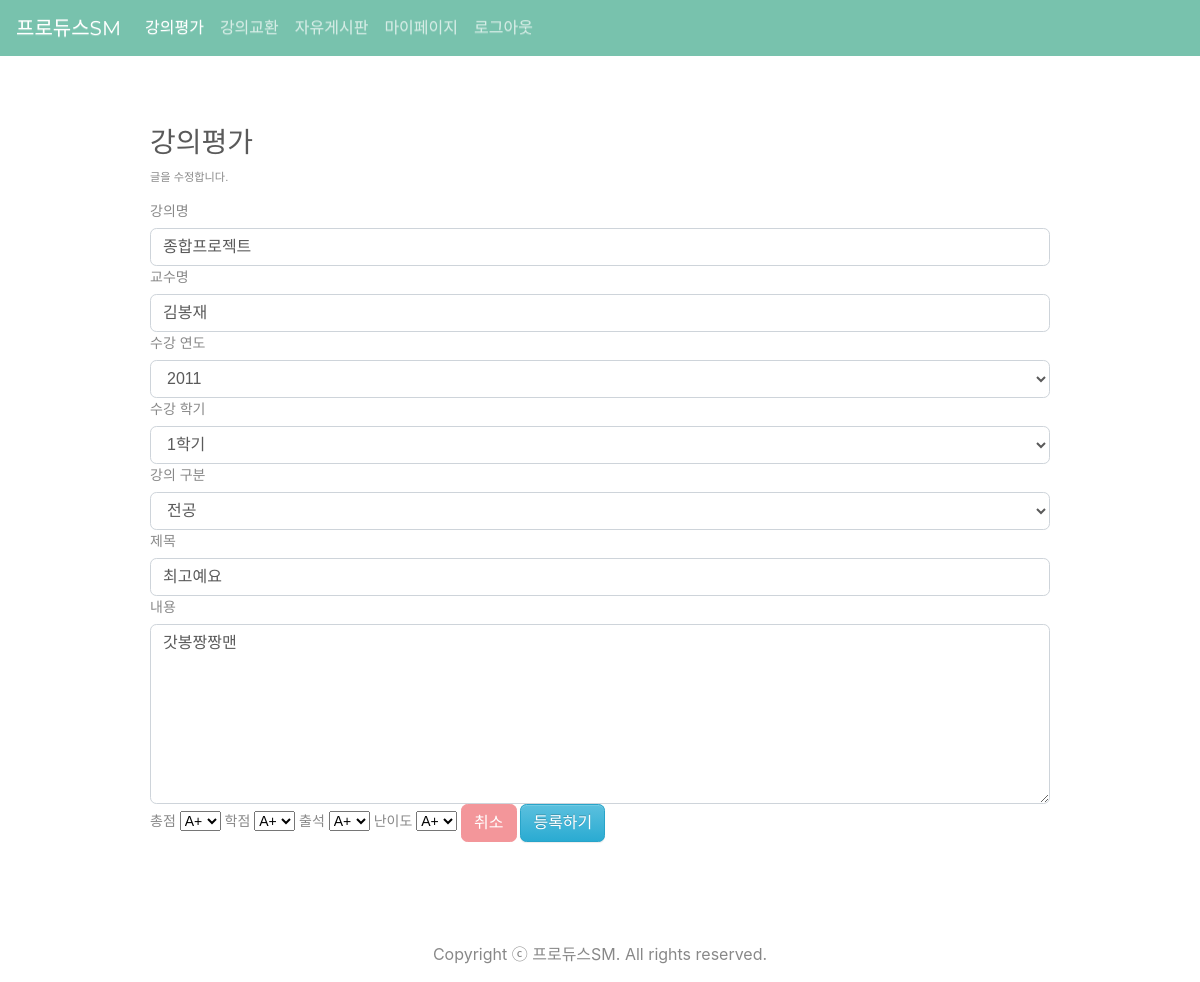
Before: /page/evaluation_board/evaluation_modify.php?idx=1 (signed in) with the older database file.
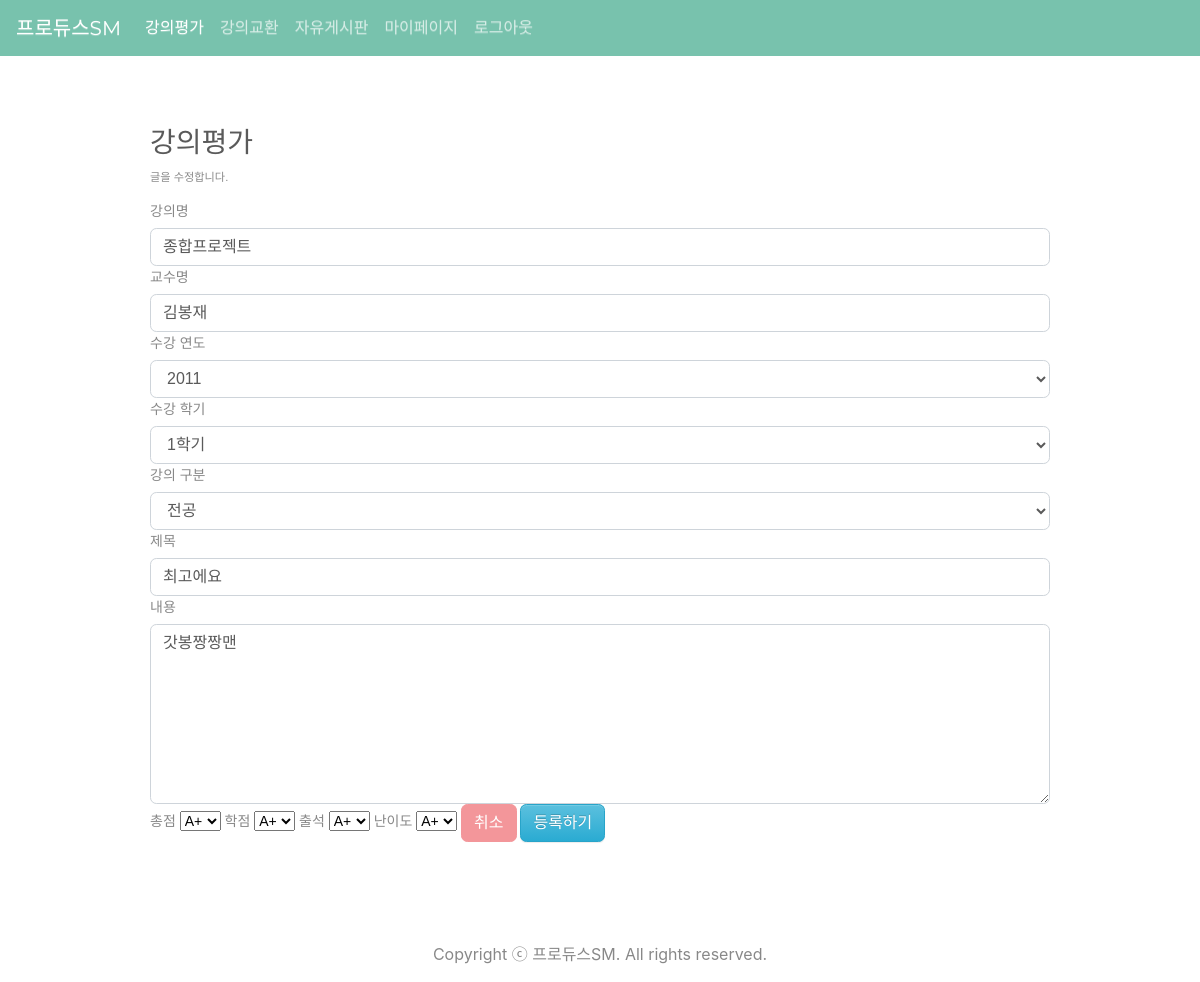
After: the same page with the newer database file.
### tables this page shows
CREATE TABLE `evaluation` (
  `idx` int(11) NOT NULL,
  `name` varchar(50) NOT NULL,
  `lectureName` varchar(50) NOT NULL,
  `professorName` varchar(50) NOT NULL,
  `lectureYear` int(11) NOT NULL,
  `semesterDivide` varchar(20) NOT NULL,
  `lectureDivide` varchar(10) NOT NULL,
  `title` varchar(50) NOT NULL,
  `content` varchar(2048) NOT NULL,
  `totalScore` varchar(10) NOT NULL,
  `creditScore` varchar(10) NOT NULL,
  `comfortableScore` varchar(10) NOT NULL,
  `lectureScore` varchar(10) NOT NULL
);

### db.php (called while the page is built, shortened)
<?php
 $db = new mysqli("localhost","root","123456","producesm");
 $db->set_charset("utf8");
 function mq($sql){
   global $db;
   return $db->query($sql);
 }
 ?>

### page/evaluation_board/evaluation_modify.php (the view, shortened to what this page needs)
<?php
	include "../../db.php";
    if(isset($_SESSION['userid'])){
      $bno = $_GET['idx'];
    	$sql = mq("select * from evaluation where idx='$bno';");
    	$evaluation = $sql->fetch_array();
?>
<!doctype html>
<html lang="ko">
  <head>
    <link rel="stylesheet" href="../../css/board.css" />
    <link rel="stylesheet" href="../../css/jquery-ui.css" />
    <link rel="stylesheet" href="../../css/bootstrap.min.css">
    <link rel="stylesheet" href="../../css/bootstrap-theme.min.css">
  </head>
    <nav class="navbar navbar-expand-lg navbar-dark bg-primary">
      <a class="navbar-brand" href="../../../index.php">프로듀스SM</a>
      <div class="collapse navbar-collapse" id="navbarColor01">
      	<ul class="navbar-nav mr-auto">
      		<li class="nav-item active">
      			<a class="nav-link" href="../../page/evaluation.php">강의평가 <span class="sr-only">(current)</span></a>
      		</li>
      		<li class="nav-item">
      			<a class="nav-link" href="../../page/trade.php">강의교환</a>
      		</li>
      		<li class="nav-item">
      			<a class="nav-link" href="../../page/list.php">자유게시판</a>
      		</li>
      		<li class="nav-item">
      			<a class="nav-link" href="../../page/mypage.php">마이페이지</a>
      		</li>
      		<li class="nav-item">
      			<a class="nav-link" href="../../member/logout.php">로그아웃</a>
      		</li>
      	</ul>
      </div>
    </nav>
  <body>
    <div id="board_write">
            <div id="write_area">
              <h3>강의평가</h3>
              <small>글을 수정합니다.</small><br><br>
                <form action="evaluation_modify_ok.php/<?php echo $evaluation['idx']; ?>" method="post">
                    <label>강의명</label>
                    <input type="text" name="lectureName" class="form-control" maxlength="20" value="<?php echo $evaluation['lectureName']; ?>" required>
                    <label>교수명</label>
                    <input type="text" name="professorName" class="form-control" maxlength="20" value="<?php echo $evaluation['professorName']; ?>" required>
                    <label>수강 연도</label>
                    <select name="lectureYear" class="form-control">
                      <option value="2011">2011</option>
                    </select>
                    <label>수강 학기</label>
                    <select name="semesterDivide" class="form-control">
                      <option name="1학기">1학기</option>
                    </select>
                    <label>강의 구분</label>
                    <select name="lectureDivide" class="form-control">
                      <option name="전공">전공</option>
                    </select>
                  <label>제목</label>
                  <input type="text" name="title" class="form-control" maxlength="20" value="<?php echo $evaluation['title']; ?>" required>
                  <label>내용</label>
                  <textarea type="text" name="content" class="form-control" maxlength="2048" style="height: 180px;" required><?php echo $evaluation['content']; ?></textarea>
                    <label>총점</label>
                    <select name="totalScore">
											<option value="A+">A+</option>
                    </select>
                    <label>학점</label>
                    <select name="creditScore">
											<option value="A+">A+</option>
                    </select>
                    <label>출석</label>
                    <select name="comfortableScore">
											<option value="A+">A+</option>
                    </select>
                    <label>난이도</label>
                    <select name="lectureScore">
											<option value="A+">A+</option>
                    </select>
                  <button type="button" class="btn btn-secondary" onClick="history.back();">취소</button>
                  <button type="submit" class="btn btn-info">등록하기</button>
                </form>
            </div>
        </div>
				<div class="container" style="padding-top:100px;">
					<p class="text-center">Copyright ⓒ 프로듀스SM. All rights reserved.</p>
				</div>
  </body>
</html>
<?php
  } else{
    echo "<script>alert('잘못된 접근입니다.'); location.href='../../index.php'; </script>";
  }
?>

Changed rows visible on the page:
changed evaluation "종합프로젝트": title "최고예요" → "최고에요"
